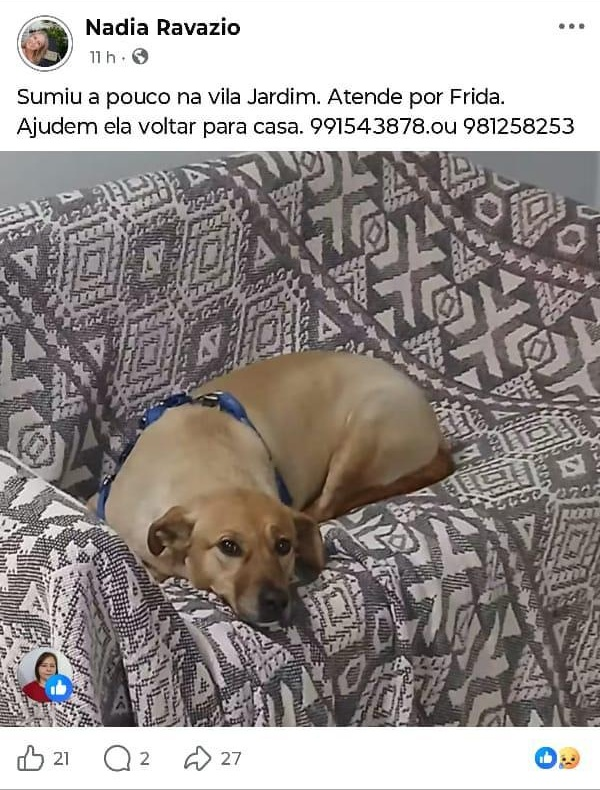
#> input picture perdidos/frida.jpeg, 600 x 790 px
$ python foto_frida.py
#> lines starting #> are read from the running program, lines starting #| are printed output that depends on the picture
"""Tira a foto da Frida do print do post de Facebook (perdidos/frida.jpeg, 600x790) para o frida.html.

O print é de um grupo de achados e perdidos, cortado só no post da família (sem os posts vizinhos do grupo):
"Sumiu a pouco na vila Jardim. Atende por Frida..." com a foto dela deitada, enrolada num sofá com manta
estampada, de peitoral azul (x 0-600, y ~175-725).
No canto de baixo à esquerda, por cima da manta, o Facebook pôs o avatar de quem curtiu (x ~15-75, y ~650-710).
A foto sai sem esse canto e sem a interface: ela inteira, centrada, com um pouco de manta em volta.
Só recorte, sem retoque nem ampliação (o template amplia um pouco no navegador, como no caso Bidi).

Saída: img/frida.png (PNG para não passar por outra compressão JPEG)
Uso: python3 templates/desaparecidos/foto_frida.py  (só precisa do Pillow)
"""
from pathlib import Path

from PIL import Image

ROOT = Path(__file__).resolve().parent.parent.parent
IMG = Path(__file__).resolve().parent / "img"

FOTO = (80, 235, 540, 705)  # à direita do avatar do Facebook; ela vai de x ~97 a 450 e de y ~337 a 630


def main():
    IMG.mkdir(parents=True, exist_ok=True)
    foto = Image.open(ROOT / "perdidos" / "frida.jpeg").convert("RGB").crop(FOTO)
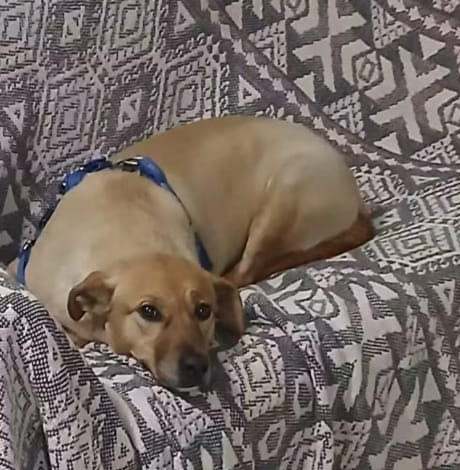
#> foto: PIL image 460x470 RGB; mean R, G, B 117.3, 105.9, 100.3
    foto.save(IMG / "frida.png")
    print(IMG / "frida.png", foto.size)
#| templates/desaparecidos/img/frida.png (460, 470)


if __name__ == "__main__":
    main()

$ run again, with perdidos/bidi.jpeg copied over perdidos/frida.jpeg
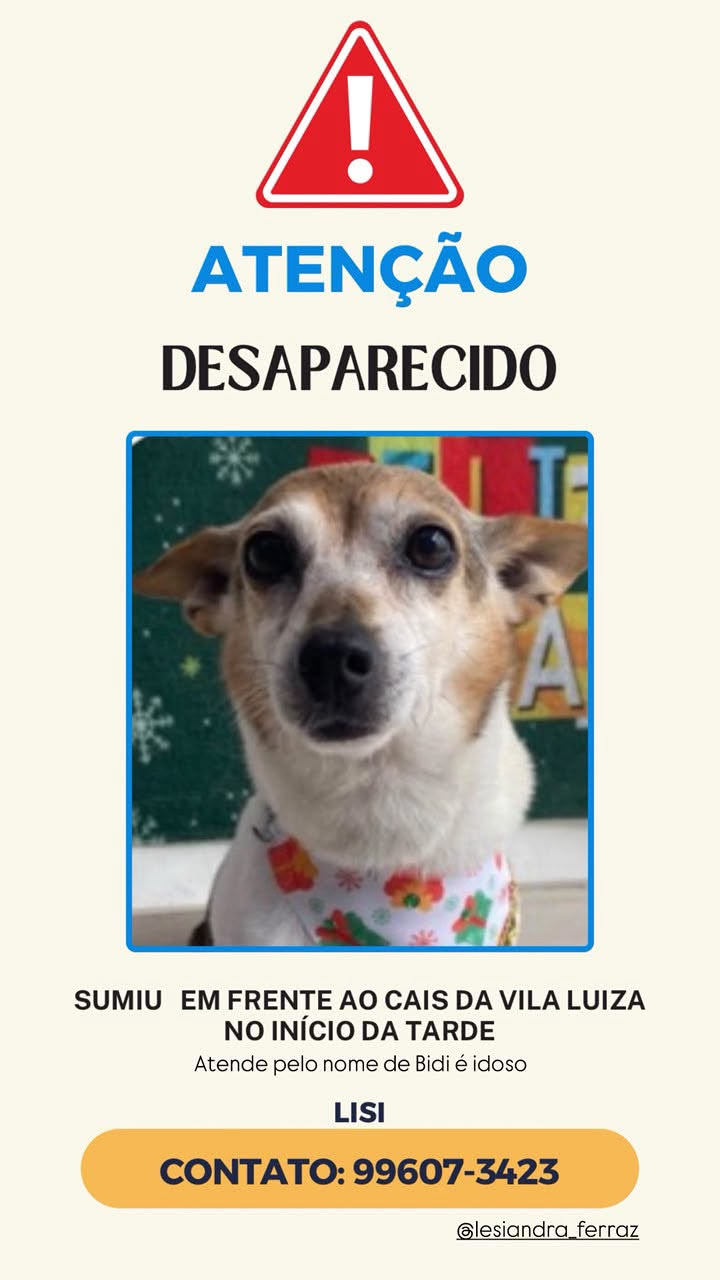
#> input picture perdidos/bidi.jpeg, 720 x 1280 px
#> in main, `foto = Image.open(ROOT / "perdidos" / "frida.jpeg").convert("RGB").cro..`:
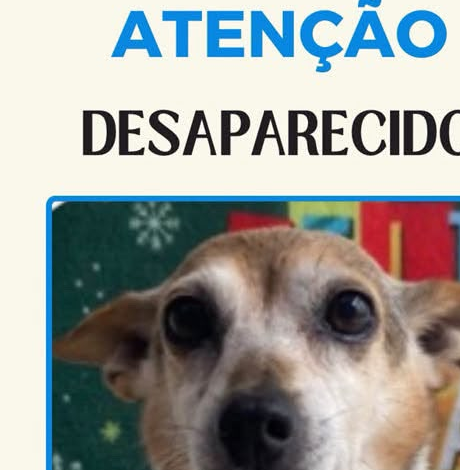
#> foto: PIL image 460x470 RGB; mean R, G, B 155.7, 156.2, 152.3
#| templates/desaparecidos/img/frida.png (460, 470)

$ run again, with perdidos/bob.jpeg copied over perdidos/frida.jpeg
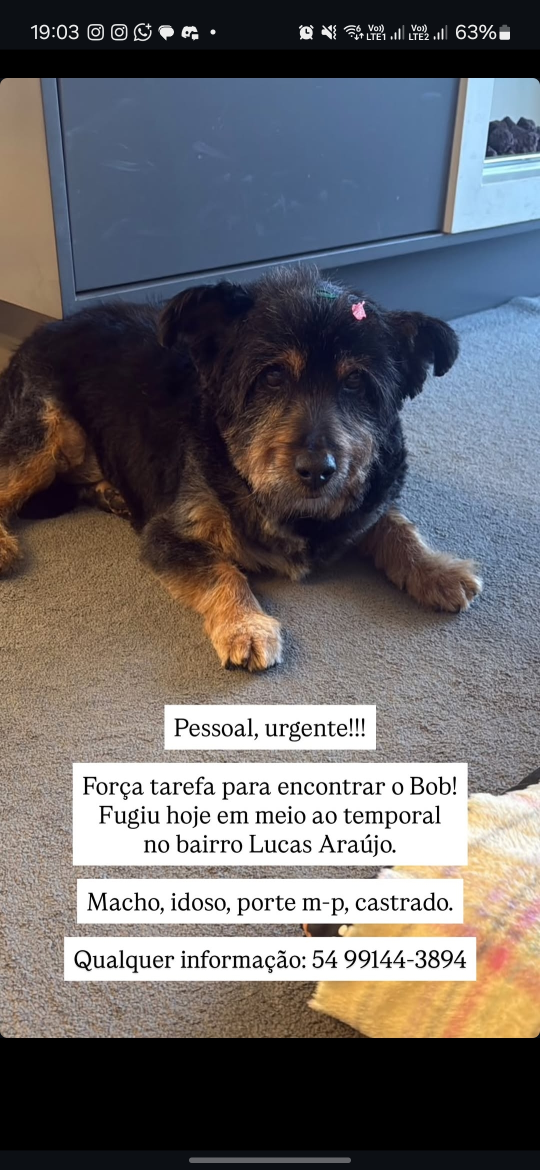
#> input picture perdidos/bob.jpeg, 1080 x 2340 px (shown at 1/2 size)
#> in main, `foto = Image.open(ROOT / "perdidos" / "frida.jpeg").convert("RGB").cro..`:
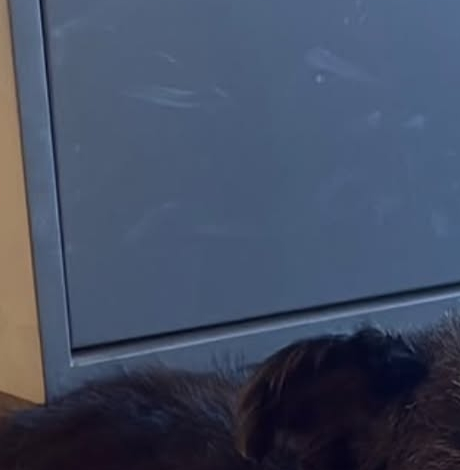
#> foto: PIL image 460x470 RGB; mean R, G, B 66.7, 76.9, 98.6
#| templates/desaparecidos/img/frida.png (460, 470)
